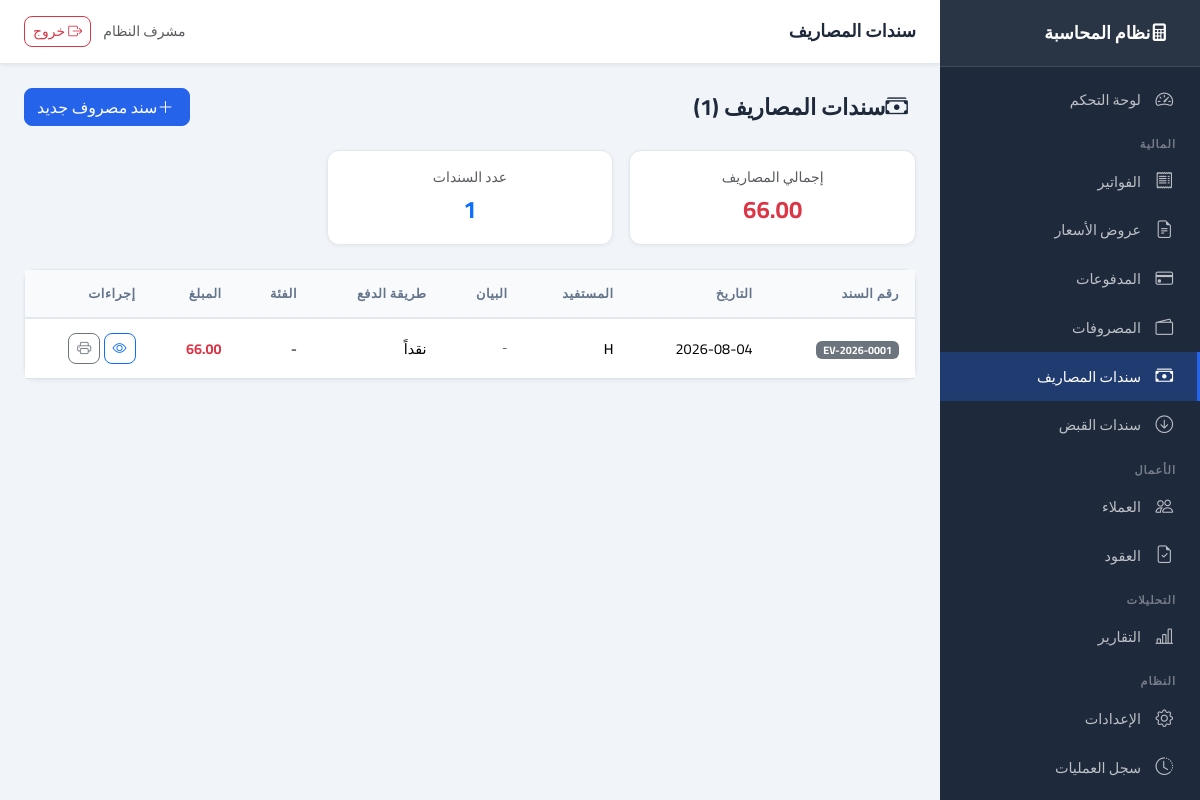
The app's page /expense-vouchers (signed in) with its own data.
### app/models/expense_voucher.py (models this page shows, shortened)
class ExpenseVoucher(Base):
    __tablename__ = "expense_vouchers"
    id: Mapped[int] = mapped_column(primary_key=True, index=True)
    voucher_number: Mapped[str] = mapped_column(String(50), unique=True, nullable=False, index=True)
    voucher_date: Mapped[date] = mapped_column(Date, nullable=False)
    payee: Mapped[str] = mapped_column(String(255), nullable=False)           # المستفيد
    amount: Mapped[Decimal] = mapped_column(Numeric(15, 2), nullable=False)
    method: Mapped[VoucherPaymentMethod] = mapped_column(
        SAEnum(VoucherPaymentMethod), default=VoucherPaymentMethod.CASH, nullable=False
    )
    category: Mapped[str | None] = mapped_column(String(100), nullable=True)
    description: Mapped[str | None] = mapped_column(Text, nullable=True)     # البيان
    reference: Mapped[str | None] = mapped_column(String(100), nullable=True) # رقم المرجع
    notes: Mapped[str | None] = mapped_column(Text, nullable=True)
    created_at: Mapped[datetime] = mapped_column(DateTime, default=lambda: __import__("datetime").datetime.now(__import__("datetime").timezone.utc).replace(tzinfo=None), nullable=False)
    created_by: Mapped[int | None] = mapped_column(Integer, ForeignKey("users.id"), nullable=True)
    creator = relationship("User", foreign_keys=[created_by])

### app/routers/expense_vouchers.py (the view)
@router.get("", response_class=HTMLResponse)
async def list_expense_vouchers(
    request: Request, db: Session = Depends(get_db),
    page: int = Query(default=1, ge=1),
):
    if not _require_login(request):
        return RedirectResponse(url="/auth/login", status_code=302)
    query = db.query(ExpenseVoucher)
    total = query.count()
    vouchers = query.order_by(ExpenseVoucher.voucher_date.desc()).offset((page - 1) * 20).limit(20).all()
    from sqlalchemy import func as _func
    total_amount = float(db.query(_func.sum(ExpenseVoucher.amount)).scalar() or 0)
    return templates.TemplateResponse("expense_vouchers/list.html", {
        "request": request, "vouchers": vouchers, "total": total,
        "page": page, "total_pages": max(1, (total + 19) // 20),
        "total_amount": total_amount, "method_labels": METHOD_LABELS,
    })

### app/core/logging_config.py (called while the page is built)
    def filter(self, record: logging.LogRecord) -> bool:
        record.request_id = _request_id_var.get()
        return True

    def format(self, record: logging.LogRecord) -> str:
        if isinstance(record.args, dict):
            record.args = {
                k: ("***" if any(s in k.lower() for s in self.SENSITIVE) else v)
                for k, v in record.args.items()
            }
        return super().format(record)

### app/templates/expense_vouchers/list.html (shortened to what this page needs)
{% extends "base.html" %}
{% block page_title %}سندات المصاريف{% endblock %}
{% block content %}
<div class="page-header">
    <h1><i class="bi bi-cash-stack me-2"></i>سندات المصاريف ({{ total }})</h1>
    <a href="/expense-vouchers/new" class="btn btn-primary"><i class="bi bi-plus-lg me-1"></i>سند مصروف جديد</a>
</div>
<div class="row g-3 mb-4">
    <div class="col-md-4">
        <div class="card text-center">
            <div class="card-body">
                <div class="text-muted small mb-1">إجمالي المصاريف</div>
                <div class="fs-4 fw-bold text-danger">{{ "{:,.2f}".format(total_amount) }}</div>
            </div>
        </div>
    </div>
    <div class="col-md-4">
        <div class="card text-center">
            <div class="card-body">
                <div class="text-muted small mb-1">عدد السندات</div>
                <div class="fs-4 fw-bold text-primary">{{ total }}</div>
            </div>
        </div>
    </div>
</div>
<div class="card">
    <div class="card-body p-0">
        <table class="table table-hover mb-0">
            <thead><tr>
                <th>رقم السند</th>
                <th>التاريخ</th>
                <th>المستفيد</th>
                <th>البيان</th>
                <th>طريقة الدفع</th>
                <th>الفئة</th>
                <th>المبلغ</th>
                <th>إجراءات</th>
            </tr></thead>
            <tbody>
            {% for v in vouchers %}
            <tr>
                <td><span class="badge bg-secondary">{{ v.voucher_number }}</span></td>
                <td>{{ v.voucher_date }}</td>
                <td class="fw-semibold">{{ v.payee }}</td>
                <td class="text-muted small">{{ v.description[:50] + '…' if v.description and v.description|length > 50 else (v.description or '-') }}</td>
                <td>{{ method_labels.get(v.method.value, v.method.value) }}</td>
                <td>{{ v.category or '-' }}</td>
                <td class="fw-bold text-danger">{{ "{:,.2f}".format(v.amount) }}</td>
                <td>
                    <a href="/expense-vouchers/{{ v.id }}" class="btn btn-sm btn-outline-primary" title="عرض">
                        <i class="bi bi-eye"></i>
                    </a>
                    <a href="/expense-vouchers/{{ v.id }}/print" class="btn btn-sm btn-outline-secondary" title="طباعة" target="_blank">
                        <i class="bi bi-printer"></i>
                    </a>
                </td>
            </tr>
            {% else %}
            <tr><td colspan="8" class="text-center text-muted py-5">
                <i class="bi bi-cash-stack fs-3 d-block mb-2 opacity-25"></i>
                لا توجد سندات مصاريف بعد
            </td></tr>
            {% endfor %}
            </tbody>
        </table>
    </div>
</div>
{% endblock %}

### app/static/css/main.css (style rules this page uses)
:root { --primary: #2563eb; --primary-dark: #1d4ed8; --secondary: #64748b; --success: #16a34a; --danger: #dc2626; --warning: #d97706; --sidebar-bg: #1e293b; --sidebar-width: 260px; --topbar-height: 64px; --bg: #f1f5f9; --card-bg: #ffffff; --border: #e2e8f0; --text: #1e293b; --text-muted: #64748b; }
* { box-sizing: border-box; }
body { font-family: 'Cairo', sans-serif; background: var(--bg); color: var(--text); margin: 0; direction: rtl; }
.card { background: var(--card-bg); border: 1px solid var(--border); border-radius: 12px; box-shadow: 0 1px 4px rgba(0,0,0,0.06); }
.table { font-size: 0.9rem; }
.table thead th { background: #f8fafc; font-weight: 600; font-size: 0.8rem; text-transform: uppercase; letter-spacing: 0.5px; color: var(--text-muted); border-bottom: 2px solid var(--border); padding: 0.875rem 1rem; white-space: nowrap; }
.table tbody td { padding: 0.875rem 1rem; vertical-align: middle; }
.btn { font-family: 'Cairo', sans-serif; border-radius: 8px; font-weight: 500; }
.btn-primary { background: var(--primary); border-color: var(--primary); }
.page-header { display: flex; align-items: center; justify-content: space-between; margin-bottom: 1.5rem; gap: 0.75rem; flex-wrap: wrap; }
.page-header h1 { font-size: 1.4rem; font-weight: 700; margin: 0; }

### records on screen
ExpenseVoucher: voucher_number "EV-2026-0001", voucher_date "2026-08-04", payee "H", description "-", get "نقداً", category "-", amount "66.00"

### other values on screen
{{ request.session.get('full_name', '') }} "مشرف النظام"
{{ total }} "1"
{{ "{:,.2f}".format(total_amount) }} "66.00"
